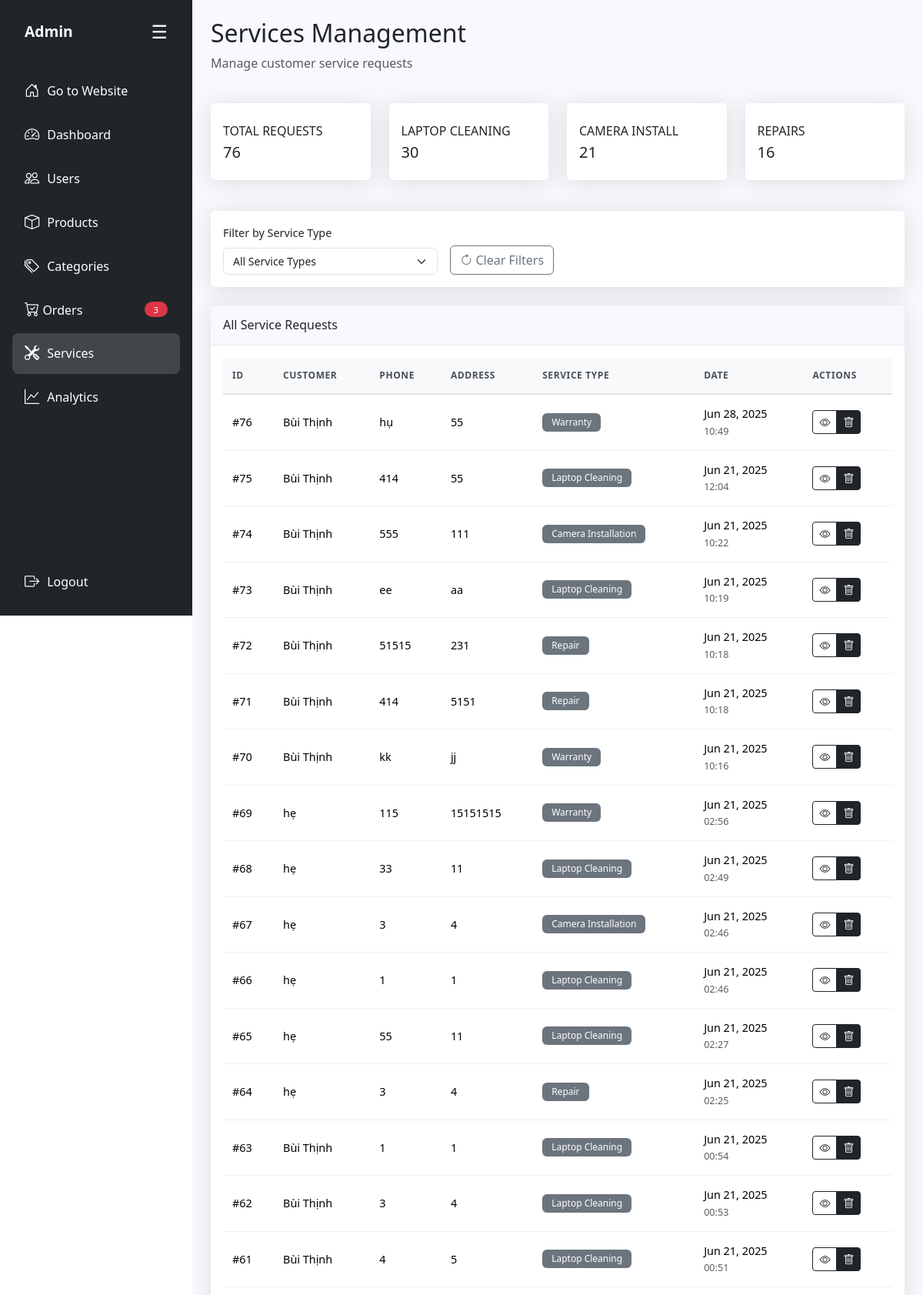
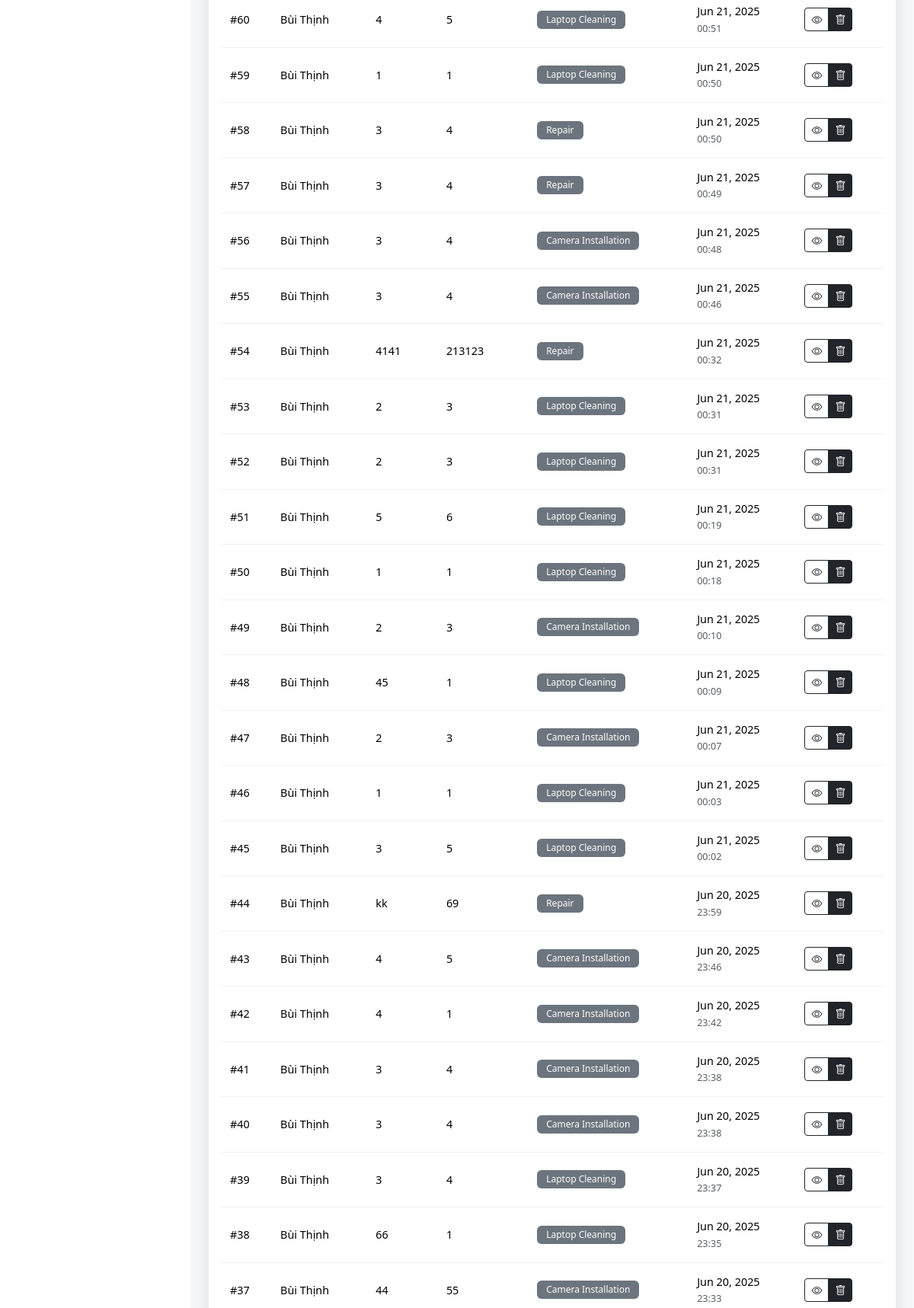
/admin/modules/services.php (signed in, upper part), run on the app's committed database (2 pictures, top to bottom).
### tables this page shows
CREATE TABLE `services` (
  `id` int(11) NOT NULL,
  `user_id` int(11) NOT NULL,
  `name` varchar(255) NOT NULL,
  `phone` varchar(20) NOT NULL,
  `address` varchar(255) NOT NULL,
  `service_type` varchar(255) DEFAULT NULL,
  `created_at` datetime DEFAULT current_timestamp()
);

CREATE TABLE `site_user` (
  `id` int(11) NOT NULL,
  `name` varchar(50) DEFAULT NULL,
  `address` varchar(255) DEFAULT NULL,
  `email` varchar(255) NOT NULL,
  `phone` varchar(50) DEFAULT NULL,
  `username` varchar(50) NOT NULL,
  `password` varchar(255) NOT NULL,
  `role` tinyint(1) NOT NULL DEFAULT 0,
  `reset_token` varchar(64) DEFAULT NULL
);

### admin/modules/services.php (the view, shortened to what this page needs)
<?php
require_once '../includes/admin-layout.php';
$service_type_filter = $_GET['service_type'] ?? 'all';
?>
<div class="row mb-4">
    <div class="col-12">
        <h2>Services Management</h2>
        <p class="text-muted">Manage customer service requests</p>
    </div>
</div>
<div class="row mb-4">
    <div class="col-xl-3 col-md-6 col-sm-6 mb-3">
        <div class="card h-100 py-2">
            <div class="card-body">
                <div class="row no-gutters align-items-center">
                    <div class="col mr-2">
                        <div class="text-xs font-weight-bold text-dark text-uppercase mb-1">Total Requests</div>
                        <div class="h5 mb-0 font-weight-bold text-gray-800">
                            <?php
                            try {
                                $count_query = "SELECT COUNT(*) as count FROM services";
                                $count_params = [];
                                $stmt = $conn->prepare($count_query);
                                $stmt->execute($count_params);
                                echo $stmt->fetch()['count'];
                            } catch (Exception $e) {
                                echo "Error";
                            }
                            ?>
                        </div>
                    </div>
                </div>
            </div>
        </div>
    </div>
    <div class="col-xl-3 col-md-6 col-sm-6 mb-3">
        <div class="card h-100 py-2">
            <div class="card-body">
                <div class="row no-gutters align-items-center">
                    <div class="col mr-2">
                        <div class="text-xs font-weight-bold text-dark text-uppercase mb-1">Laptop Cleaning</div>
                        <div class="h5 mb-0 font-weight-bold text-gray-800">
                            <?php
                            try {
                                $stmt = $conn->prepare("SELECT COUNT(*) as count FROM services WHERE service_type = 'Laptop Cleaning'");
                                $stmt->execute();
                                echo $stmt->fetch()['count'];
                            } catch (Exception $e) {
                                echo "Error";
                            }
                            ?>
                        </div>
                    </div>
                </div>
            </div>
        </div>
    </div>
    <div class="col-xl-3 col-md-6 col-sm-6 mb-3">
        <div class="card h-100 py-2">
            <div class="card-body">
                <div class="row no-gutters align-items-center">
                    <div class="col mr-2">
                        <div class="text-xs font-weight-bold text-dark text-uppercase mb-1">Camera Install</div>
                        <div class="h5 mb-0 font-weight-bold text-gray-800">
                            <?php
                            try {
                                $stmt = $conn->prepare("SELECT COUNT(*) as count FROM services WHERE service_type = 'Camera Installation'");
                                $stmt->execute();
                                echo $stmt->fetch()['count'];
                            } catch (Exception $e) {
                                echo "Error";
                            }
                            ?>
                        </div>
                    </div>
                </div>
            </div>
        </div>
    </div>
    <div class="col-xl-3 col-md-6 col-sm-6 mb-3">
        <div class="card h-100 py-2">
            <div class="card-body">
                <div class="row no-gutters align-items-center">
                    <div class="col mr-2">
                        <div class="text-xs font-weight-bold text-dark text-uppercase mb-1">Repairs</div>
                        <div class="h5 mb-0 font-weight-bold text-gray-800">
                            <?php
                            try {
                                $stmt = $conn->prepare("SELECT COUNT(*) as count FROM services WHERE service_type = 'Repair'");
                                $stmt->execute();
                                echo $stmt->fetch()['count'];
                            } catch (Exception $e) {
                                echo "Error";
                            }
                            ?>
                        </div>
                    </div>
                </div>
            </div>
        </div>
    </div>
</div>
<div class="row mb-4">
    <div class="col-12">
        <div class="card">
            <div class="card-body py-3">
                <div class="row g-3 align-items-end">
                    <div class="col-md-4">
                        <label for="serviceTypeFilter" class="form-label">Filter by Service Type</label>
                        <select class="form-select" id="serviceTypeFilter" onchange="filterServices()">
                            <option value="all" <?php echo $service_type_filter == 'all' ? 'selected' : ''; ?>>All Service Types</option>
                        </select>
                    </div>
                    <div class="col-md-4">
                        <button type="button" class="btn btn-outline-secondary" onclick="clearFilters()">
                            <i class="bi bi-arrow-clockwise"></i> Clear Filters
                        </button>
                    </div>
                </div>
            </div>
        </div>
    </div>
</div>
<div class="row">
    <div class="col-12">
        <div class="card">
            <div class="card-header py-3 mobile-stack">
                <h6 class="m-0 font-weight-bold text-dark">
                    <?php
                    if ($service_type_filter != 'all') {
                        echo htmlspecialchars($service_type_filter) . ' Service Requests';
                    } else {
                        echo 'All Service Requests';
                    }
                    ?>
                </h6>
            </div>
            <div class="card-body">
                <div class="d-none d-md-block">
                    <div class="table-responsive">
                        <table class="table table-hover" id="servicesTable">
                            <thead>
                                <tr>
                                    <th>ID</th>
                                    <th>Customer</th>
                                    <th class="d-none d-lg-table-cell">Phone</th>
                                    <th class="d-none d-lg-table-cell">Address</th>
                                    <th>Service Type</th>
                                    <th class="d-none d-lg-table-cell">Date</th>
                                    <th>Actions</th>
                                </tr>
                            </thead>
                            <tbody>
                                <?php
                                try {
                                    $query = "
                                        SELECT s.*, u.name as user_name
                                        FROM services s
                                        LEFT JOIN site_user u ON s.user_id = u.id";
                                    $params = [];
                                    $query .= " ORDER BY s.created_at DESC";
                                    $stmt = $conn->prepare($query);
                                    $stmt->execute($params);
                                    while ($service = $stmt->fetch(PDO::FETCH_ASSOC)) {
                                        $customer_name = $service['user_name'] ?: $service['name'] ?: 'Guest';
                                        echo "<tr>";
                                        echo "<td>#{$service['id']}</td>";
                                        echo "<td class='text-truncate' style='max-width: 150px;'>" . htmlspecialchars($customer_name) . "</td>";
                                        echo "<td class='d-none d-lg-table-cell'>" . htmlspecialchars($service['phone']) . "</td>";
                                        echo "<td class='d-none d-lg-table-cell text-truncate' style='max-width: 150px;'>" . htmlspecialchars(substr($service['address'], 0, 30)) . (strlen($service['address']) > 30 ? '...' : '') . "</td>";
                                        echo "<td><span class='badge bg-secondary'>" . htmlspecialchars($service['service_type']) . "</span></td>";
                                        echo "<td class='d-none d-lg-table-cell'>" . date('M d, Y', strtotime($service['created_at'])) . "<br><small class='text-muted'>" . date('H:i', strtotime($service['created_at'])) . "</small></td>";
                                        echo "<td>";
                                        echo "<div class='btn-group btn-group-sm' role='group'>";
                                        echo "<button class='btn btn-outline-dark' onclick='viewServiceDetails({$service['id']})' title='View Details'><i class='bi bi-eye'></i></button>";
                                        echo "<button class='btn btn-dark' onclick='deleteService({$service['id']})' title='Delete Service'><i class='bi bi-trash'></i></button>";
                                        echo "</div>";
                                        echo "</td>";
                                        echo "</tr>";
                                    }
                                } catch (Exception $e) {
                                    echo "<tr><td colspan='7' class='text-center text-danger'>Error loading services: {$e->getMessage()}</td></tr>";
                                }
                                ?>
                            </tbody>
                        </table>
                    </div>
                </div>
            </div>
        </div>
    </div>
</div>
<?php require_once '../includes/admin-layout-footer.php'; ?>

### asset/admin-style.css (style rules this page uses)
body { min-height: 100vh; margin: 0; font-family: 'Segoe UI', Tahoma, Geneva, Verdana, sans-serif; }
.card { box-shadow: 0 0.15rem 1.75rem 0 rgba(58, 59, 69, 0.15); border: none; border-radius: 0.35rem; }
.card-header { background-color: #f8f9fc; border-bottom: 1px solid #e3e6f0; }
.table { margin-bottom: 0; color: #212529; font-size: 0.875rem; }
.table th { background-color: #f8f9fa; border-top: none; font-weight: 600; color: #495057; border-bottom: 2px solid #e9ecef; padding: 0.75rem 0.5rem; text-transform: uppercase; letter-spacing: 0.05em; white-space: nowrap; vertical-align: middle; }
.table td { border-top: 1px solid #e9ecef; padding: 0.75rem 0.5rem; vertical-align: middle; border-bottom: 1px solid #f1f1f1; }
@media (max-width: 1200px) { .row.mb-4 .col-xl-3 { margin-bottom: 1rem; } }
.table { font-size: 0.875rem; margin-bottom: 0; }
.table th { font-weight: 600; text-transform: uppercase; font-size: 0.75rem; letter-spacing: 0.05em; border-bottom: 2px solid #dee2e6; padding: 0.75rem 0.5rem; white-space: nowrap; vertical-align: middle; }
.table td { padding: 0.75rem 0.5rem; vertical-align: middle; border-bottom: 1px solid #f1f1f1; }
.text-truncate { white-space: nowrap; overflow: hidden; text-overflow: ellipsis; }
@media (min-width: 768px) { .table th, .table td { padding: 0.75rem 0.5rem; } }
@media (min-width: 1200px) { .table { font-size: 0.9rem; } }
@media (min-width: 1200px) { .table th, .table td { padding: 0.875rem 0.75rem; } }
@media (min-width: 1200px) { .form-label { font-size: 0.9rem; } }
@media (min-width: 1200px) { .form-select, .form-control { font-size: 0.875rem; } }

### data on the page
services: id "76", user.name "Bùi Thịnh", phone "hụ", address "55", service_type "Warranty", created_at "Jun 28, 2025", created_at "10:49"
services: id "75", user.name "Bùi Thịnh", phone "414", address "55", service_type "Laptop Cleaning", created_at "Jun 21, 2025", created_at "12:04"
services: id "74", user.name "Bùi Thịnh", phone "555", address "111", service_type "Camera Installation", created_at "Jun 21, 2025", created_at "10:22"
services: id "73", user.name "Bùi Thịnh", phone "ee", address "aa", service_type "Laptop Cleaning", created_at "Jun 21, 2025", created_at "10:19"
services: id "72", user.name "Bùi Thịnh", phone "51515", address "231", service_type "Repair", created_at "Jun 21, 2025", created_at "10:18"
services: id "71", user.name "Bùi Thịnh", phone "414", address "5151", service_type "Repair", created_at "Jun 21, 2025", created_at "10:18"
services: id "70", user.name "Bùi Thịnh", phone "kk", address "jj", service_type "Warranty", created_at "Jun 21, 2025", created_at "10:16"
services: id "69", user.name "hẹ", phone "115", address "15151515", service_type "Warranty", created_at "Jun 21, 2025", created_at "02:56"
services: id "68", user.name "hẹ", phone "33", address "11", service_type "Laptop Cleaning", created_at "Jun 21, 2025", created_at "02:49"
services: id "67", user.name "hẹ", phone "3", address "4", service_type "Camera Installation", created_at "Jun 21, 2025", created_at "02:46"
services: id "66", user.name "hẹ", phone "1", address "1", service_type "Laptop Cleaning", created_at "Jun 21, 2025", created_at "02:46"
services: id "65", user.name "hẹ", phone "55", address "11", service_type "Laptop Cleaning", created_at "Jun 21, 2025", created_at "02:27"
services: id "64", user.name "hẹ", phone "3", address "4", service_type "Repair", created_at "Jun 21, 2025", created_at "02:25"
services: id "63", user.name "Bùi Thịnh", phone "1", address "1", service_type "Laptop Cleaning", created_at "Jun 21, 2025", created_at "00:54"
services: id "62", user.name "Bùi Thịnh", phone "3", address "4", service_type "Laptop Cleaning", created_at "Jun 21, 2025", created_at "00:53"
services: id "61", user.name "Bùi Thịnh", phone "4", address "5", service_type "Laptop Cleaning", created_at "Jun 21, 2025", created_at "00:51"
services: id "60", user.name "Bùi Thịnh", phone "4", address "5", service_type "Laptop Cleaning", created_at "Jun 21, 2025", created_at "00:51"
services: id "59", user.name "Bùi Thịnh", phone "1", address "1", service_type "Laptop Cleaning", created_at "Jun 21, 2025", created_at "00:50"
services: id "58", user.name "Bùi Thịnh", phone "3", address "4", service_type "Repair", created_at "Jun 21, 2025", created_at "00:50"
services: id "57", user.name "Bùi Thịnh", phone "3", address "4", service_type "Repair", created_at "Jun 21, 2025", created_at "00:49"
services: id "56", user.name "Bùi Thịnh", phone "3", address "4", service_type "Camera Installation", created_at "Jun 21, 2025", created_at "00:48"
services: id "55", user.name "Bùi Thịnh", phone "3", address "4", service_type "Camera Installation", created_at "Jun 21, 2025", created_at "00:46"
services: id "54", user.name "Bùi Thịnh", phone "4141", address "213123", service_type "Repair", created_at "Jun 21, 2025", created_at "00:32"
services: id "53", user.name "Bùi Thịnh", phone "2", address "3", service_type "Laptop Cleaning", created_at "Jun 21, 2025", created_at "00:31"
services: id "52", user.name "Bùi Thịnh", phone "2", address "3", service_type "Laptop Cleaning", created_at "Jun 21, 2025", created_at "00:31"
services: id "51", user.name "Bùi Thịnh", phone "5", address "6", service_type "Laptop Cleaning", created_at "Jun 21, 2025", created_at "00:19"
services: id "50", user.name "Bùi Thịnh", phone "1", address "1", service_type "Laptop Cleaning", created_at "Jun 21, 2025", created_at "00:18"
services: id "49", user.name "Bùi Thịnh", phone "2", address "3", service_type "Camera Installation", created_at "Jun 21, 2025", created_at "00:10"
services: id "48", user.name "Bùi Thịnh", phone "45", address "1", service_type "Laptop Cleaning", created_at "Jun 21, 2025", created_at "00:09"
services: id "47", user.name "Bùi Thịnh", phone "2", address "3", service_type "Camera Installation", created_at "Jun 21, 2025", created_at "00:07"
services: id "46", user.name "Bùi Thịnh", phone "1", address "1", service_type "Laptop Cleaning", created_at "Jun 21, 2025", created_at "00:03"
services: id "45", user.name "Bùi Thịnh", phone "3", address "5", service_type "Laptop Cleaning", created_at "Jun 21, 2025", created_at "00:02"
services: id "44", user.name "Bùi Thịnh", phone "kk", address "69", service_type "Repair", created_at "Jun 20, 2025", created_at "23:59"
services: id "43", user.name "Bùi Thịnh", phone "4", address "5", service_type "Camera Installation", created_at "Jun 20, 2025", created_at "23:46"
services: id "42", user.name "Bùi Thịnh", phone "4", address "1", service_type "Camera Installation", created_at "Jun 20, 2025", created_at "23:42"
services: id "41", user.name "Bùi Thịnh", phone "3", address "4", service_type "Camera Installation", created_at "Jun 20, 2025", created_at "23:38"
services: id "40", user.name "Bùi Thịnh", phone "3", address "4", service_type "Camera Installation", created_at "Jun 20, 2025", created_at "23:38"
services: id "39", user.name "Bùi Thịnh", phone "3", address "4", service_type "Laptop Cleaning", created_at "Jun 20, 2025", created_at "23:37"
services: id "38", user.name "Bùi Thịnh", phone "66", address "1", service_type "Laptop Cleaning", created_at "Jun 20, 2025", created_at "23:35"
services: id "37", user.name "Bùi Thịnh", phone "44", address "55", service_type "Camera Installation", created_at "Jun 20, 2025", created_at "23:33"

### other printed values
$new_orders_count "3"
$stmt->fetch()['count'] "76"
$stmt->fetch()['count'] "30"
$stmt->fetch()['count'] "21"
$stmt->fetch()['count'] "16"
